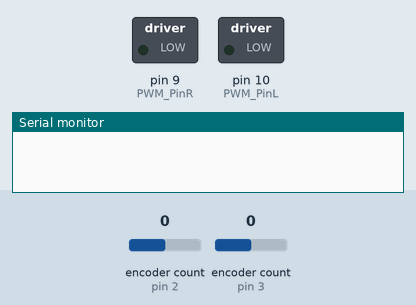
Simulated run of this sketch. Board: Arduino Uno, built with avr-gcc and run on an emulated ATmega328P. On the bench: switched loads named in the sketch (green lamp = pin HIGH), the last lines printed to the serial monitor. Inputs (shaded band) come from the test bench; at power-on: encoder count (sensors on pin 2, pin 3) 0.

Above: at 0.1 s.
At 1.1 s:
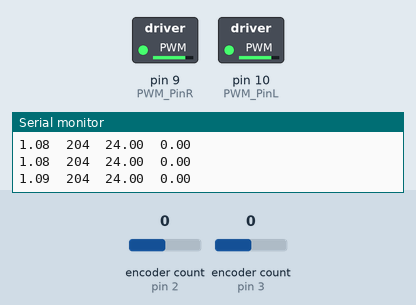
Timing chart, 0 to 2.6 s (numbered marks = the images above):
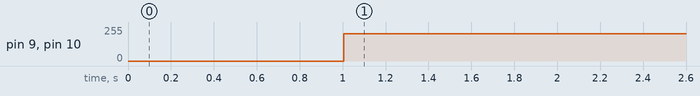

Measured:
- by itself, pin 9 (PWM_PinR), pin 10 (PWM_PinL): 0/255 → 204/255 at 1.0 s

The sketch:

DataCollector_ForwardTF.ino
```cpp
#include <Wire.h>
#include <Encoder.h>
Encoder myEncR(3, 5);
Encoder myEncL(2, 11);

int PWM_PinR = 9; // PWM wave outputs to pin 9 & 10
int PWM_PinL = 10;

void setup() {
  Serial.begin(57600);
  digitalWrite(4, HIGH);
  pinMode(PWM_PinR, OUTPUT);
  pinMode(PWM_PinL, OUTPUT);
  analogWrite(PWM_PinR,0);
  analogWrite(PWM_PinL,0);
}

const double delta = 0.001963495; // This is [(2*pi) / 3200]
const double new_delta = 0.00582569;
const double radius = 2.967; // constant for radius if wheels
const double betw = 10.46; // constant for distance between wheels
double time_now = 0;
double time_after = 0;

long oldPositionL  = 0;
long oldPositionR  = 0;
long newPositionL = 0;
long newPositionR = 0;

double presentVoltage = 7.7;
double voltage = 0;
int PWM_value = 0;
int period = 8;

double error = 0;
double changeL = 0;
double changeR = 0;
double current_pos = 0;
double desired_pos = 0;
double old_pos = 0;

const double KpR = 10;

void loop() {
  if (millis() > 1000) {
    desired_pos = 24;
  }
  time_now = (((int)millis())) / 1000.0;

  error = desired_pos - current_pos;

  voltage = (KpR * error);

  PWM_value = ((voltage/presentVoltage))*255;
  if (PWM_value >= 0) {
    digitalWrite(7, LOW);
    digitalWrite(8, LOW);
  }
  else if (PWM_value < 0) {
    digitalWrite(8, HIGH);
    digitalWrite(7, HIGH);
  }
  if (PWM_value > 204) { // limited to 80%
    PWM_value = 204;
  }
  if (PWM_value < -204) { // limited to 80%
    PWM_value = -204;
  }
  analogWrite(PWM_PinR, abs(PWM_value));
  analogWrite(PWM_PinL, abs(PWM_value));

  // Encoder -----------------------------------------------------------
  newPositionL = myEncL.read();
  newPositionR = myEncR.read();
  if (newPositionL != oldPositionL) { // if the wheel has moved
    changeL = (newPositionL - oldPositionL) * new_delta;
  }
  if (newPositionR != oldPositionR) { // if the wheel has moved
    changeR = (newPositionR - oldPositionR) * new_delta;
  }
  current_pos = old_pos + ((changeL + changeR) / 2); // we take the average of the 2 wheeles movement for more accurate data

  if (millis() > 850 & millis() < 4000) {
    Serial.print(time_now);
    Serial.print('\t');
    Serial.print(PWM_value);
    Serial.print('\t');
    Serial.print(desired_pos);
    Serial.print('\t');
    Serial.println(current_pos);
  }

  time_after = (((int)millis())) / 1000.0;
  delay(8 - (.001*(time_after - time_now)));
}
```
